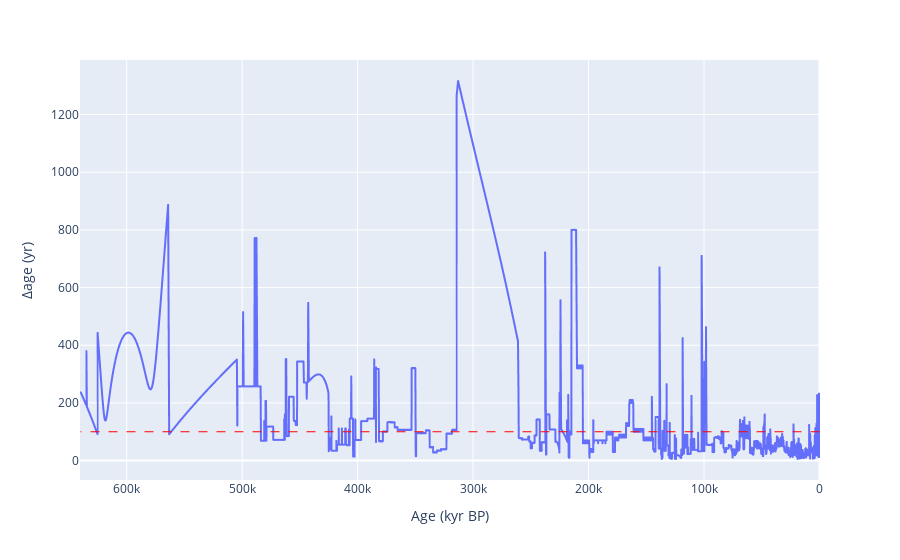

Notebook cell for this chart:
### Code cell
from toolbox import sq_ana as sa 
import importlib
importlib.reload(sa)


fig = sa.age_gap_interactive(
    df_d18O,
    age_min=0,
    age_max=640_000,
    H_line=100,
)
fig.show()

### Figure 1 — Plotly figure (JSON) as saved in the notebook; plotly's stock layout.template omitted (floating-point values rounded to 4 significant figures; data arrays with more than 128 entries replaced by an {"elided": "..."} marker saying what was removed)
{"data": [{"hovertemplate": "Age (yr BP)=%{x}<br>Δage (yr)=%{y}<extra></extra>", "legendgroup": "", "line": {"color": "#636efa", "dash": "solid"}, "marker": {"symbol": "circle"}, "mode": "lines", "name": "", "showlegend": false, "type": "scattergl", "x": {"elided": "8345 float values"}, "xaxis": "x", "y": {"elided": "8345 float values"}, "yaxis": "y"}], "layout": {"legend": {"tracegroupgap": 0}, "margin": {"t": 60}, "shapes": [{"line": {"color": "red", "dash": "dash", "width": 1}, "name": "H Line", "type": "line", "x0": 0, "x1": 640000, "y0": 100, "y1": 100}], "title": {"x": 0.5}, "xaxis": {"anchor": "y", "autorange": "reversed", "domain": [0, 1], "title": {"text": "Age (kyr BP)"}}, "yaxis": {"anchor": "x", "domain": [0, 1], "title": {"text": "Δage (yr)"}}}}
